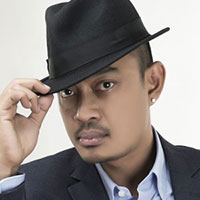
#> input picture lab-4/image/212657710_200x200.jpg, 200 x 200 px
$ jupyter execute lab_4.ipynb
#> lines starting #> are read from the running program, lines starting #| are printed output that depends on the picture; after the words box and inside, x2 and y2 are one past the last pixel; in counts of white or black regions, pixels touching at a corner belong together
### Task 1 Implement Otsu's method
- Import image, display it in grayscale and its histogram
- Implement the threshold without using built-in function
- Write in markdown what formula you've used and what it does
- Use built-in function and compare result

[cell 1]
import cv2
import numpy as np
import matplotlib.pyplot as plt

[cell 2]
image = cv2.imread("./image/212657710_200x200.jpg", cv2.IMREAD_COLOR)
#> image is the input picture: shape (200, 200, 3); mean B, G, R 134.8, 138.4, 146.5
image = cv2.cvtColor(image, cv2.COLOR_BGR2GRAY)
#> image: shape (200, 200)
image = cv2.resize(image, (256, 256))
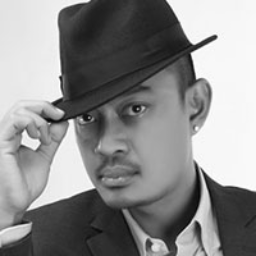
#> image: shape (256, 256); min 6, max 255, mean 140.3

[cell 3]
[m, n] = image.shape
#> m = 256; n = 256

print(f"Image shape: {m, n}")
#| Image shape: (256, 256)

### Step 1: Calculate the histogram of the image

[cell 4]
histogram = cv2.calcHist([image], [0], None, [256], [0, 256])
#> histogram = 256 values, max 3900 at index 247, min 0 at index 0, mean 256

histogram = np.hstack(histogram)


plt.figure(figsize=(10, 5))
plt.subplot(1, 2, 1)
plt.imshow(image, cmap="gray")
plt.axis("off")
plt.subplot(1, 2, 2)
plt.plot(histogram)
plt.show()
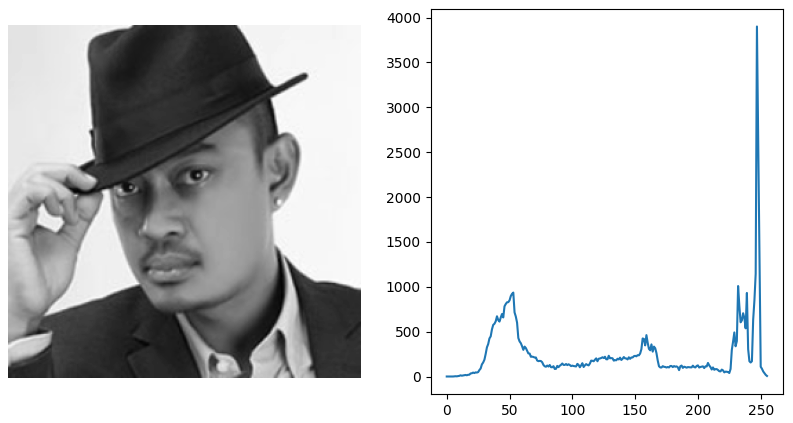
#> figure drawn by matplotlib, 2 panels; panel 2: curve peaks at x = 247, y = 3900

### Step 2: Calculate the probability distribution using the histogram
NOTE: Probability distribution is used to calculate the class probability (Background or Foreground)

$$Formula: pi = \frac{h(i)}{N}$$
Where _pi_ is the probability histogram, _h(i)_ is the histogram of a pixel intensity, and _N_ is the total number of pixel.

[cell 5]
pi = histogram/np.sum(histogram)
#> pi = 256 values, max 0.0595 at index 247, min 0 at index 0, mean 0.00391

### Step 3: Claculate the class probability for a class (Background or Foreground) and calculate the class mean
NOTE: Class probability represents the probability of a pixel being "background" or "foreground" and the class mean represents the average value for a specific class (background or foreground)
$$Formula: w(k) = \sum_{i=0}^{k} pi$$
where _w(k)_ is the class probability of a class and _k_ is the threshold value that divide the class into background or foreground.
$$Formula: \mu(k) = \sum_{i=0}^{k} i*pi$$
where $\mu(k)$ is the class mean and _i_ is the pixel range from _0 to 255_

[cell 6]
k = 255

w = np.zeros(k+1)
mu = np.zeros(k+1)
Sum = 0

for i in range(k+1):
    w[i] = np.sum(pi[0:i+1])
    Sum = Sum + (i)*pi[i]
    mu[i] = Sum
#> this loop made 256 passes
#> Sum on passes 1 to 3: 0, 0, 0
#> after the loop, Sum = 140.3; mu = 256 values from 0 to 140.3; w = 256 values from 0 to 1

# Total mean
mu_T = mu[-1]
#> mu_T = 140.3

### Step 4: Claculate the between class variance
NOTE: Our goal is find threshold _k_ that maximizes the between class variance
$$
Formula: \sigma_B^2(k) = \frac{[\mu_T \omega(k) - \mu(k)]^2}{\omega(k)[1 - \omega(k)]}
$$
where $\mu_T$ is the total mean

[cell 7]
var_b = ((mu_T * w - mu) ** 2) / (w * (1 - w))

# Pick the threshold that maximized the class variance

Threshold = np.nanargmax(var_b)
#> Threshold = 140
print(f"Threshold: {Threshold}")
#| Threshold: 140

[cell 8]
# Binarized image with the found threshold value

image_array = np.asarray(image)

thresh_image = np.where(image_array <= Threshold, 0, 255 )
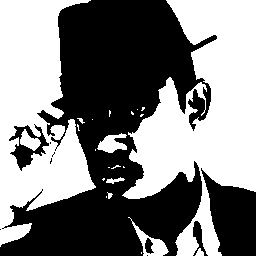
#> thresh_image: shape (256, 256) int64; 49.9% white; 23 white regions (14 under 20 px), largest, box (x1, y1, x2, y2) and area: (122, 0, 256, 256) 17791, (0, 0, 96, 247) 13685, (128, 217, 169, 256) 423

plt.imshow(thresh_image, cmap="gray")

[cell 9]
# Built-in Otsu's Method

def otsu_binarization(image):
    _, binary_otsu = cv2.threshold(image, 0, 255, cv2.THRESH_BINARY + cv2.THRESH_OTSU)
    return binary_otsu

[cell 10]
otsu_built_in = otsu_binarization(image)

figure = plt.figure(figsize=(10, 7))

plt.subplot(1, 2, 1)
plt.imshow(otsu_built_in, cmap="gray")
plt.axis("off")
plt.title("Built-in function")

plt.subplot(1, 2, 2)
plt.imshow(thresh_image, cmap="gray")
plt.axis("off")
plt.title("No built-in function")

### Task 2: Use Prewit and Sobel Kernels
- Import an image without displaying it
- Create 2 kernel (one for prewit and one for sobel)
- Without using any built-in function, apply Prewit kernel to image and display 3 images (original, horizontal and vertical)
- Repreat step 3 with Sobel kernel

[cell 11]
image_2 = cv2.imread("./image/212657710_200x200.jpg", cv2.IMREAD_COLOR)
image_2 = cv2.cvtColor(image_2, cv2.COLOR_BGR2GRAY)

[cell 12]
# Prewit kernel
prewit_h = np.array([[-1, -1, -1],
                    [0, 0, 0],
                    [1, 1, 1]])
prewit_v = np.array([[-1, 0, 1],
                    [-1, 0, 1],
                    [-1, 0, 1]])

# Sobel kernel
sobel_h = np.array([[-1, -2, -1],
                    [0, 0, 0],
                    [1, 2, 1]])
sobel_v = np.array([[-1, 0, 1],
                    [-2, 0, 2],
                    [-1, 0, 1]])

[cell 13]
output_prewit_v = cv2.filter2D(image_2, ddepth = -1, kernel = prewit_v) # ddepth = -1 keep same depth as input
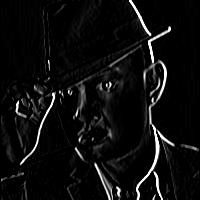
#> output_prewit_v: shape (200, 200); min 0, max 255, mean 13.3
output_prewit_h = cv2.filter2D(image_2, ddepth = -1, kernel = prewit_h)
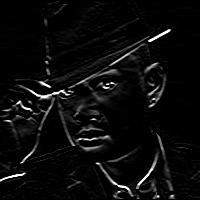
#> output_prewit_h: shape (200, 200); min 0, max 255, mean 11.2
output_sobel_v = cv2.filter2D(image_2, ddepth = -1, kernel = sobel_v)
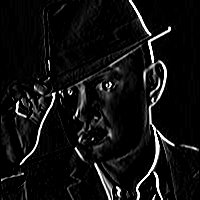
#> output_sobel_v: shape (200, 200); min 0, max 255, mean 16.4
output_sobel_h = cv2.filter2D(image_2, ddepth = -1, kernel = sobel_h)
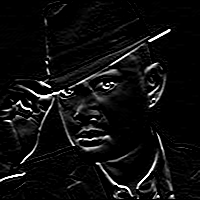
#> output_sobel_h: shape (200, 200); min 0, max 255, mean 14.5

[cell 14]
fig, axes = plt.subplots(1, 3, figsize=(10, 5))

axes[0].imshow(image_2, cmap="gray")
axes[0].set_title("Original")
axes[0].axis("off")

axes[1].imshow(output_prewit_v, cmap="gray")
axes[1].set_title("Prewit kernel vertical")
axes[1].axis("off")

axes[2].imshow(output_prewit_h, cmap="gray")
axes[2].set_title("Prewit kernel horizontal")
axes[2].axis("off")

plt.show()

[cell 15]
fig, axes = plt.subplots(1, 3, figsize=(10, 5))

axes[0].imshow(image_2, cmap="gray")
axes[0].set_title("Original")
axes[0].axis("off")

axes[1].imshow(output_sobel_v, cmap="gray")
axes[1].set_title("Sobel kernel vertical")
axes[1].axis("off")

axes[2].imshow(output_sobel_h, cmap="gray")
axes[2].set_title("Sobel kernel horizontal")
axes[2].axis("off")

plt.show()

### Task 3: Run and Compare Result
- Use your work on edge detection using Laplacian from previous week
- Display six images in a figure (Original of 3, and each technique results)
- Tell what you notice about the difference between these 3 techniques

[cell 16]
from skimage import io, color
import skimage as ski
cat = ski.data.chelsea()
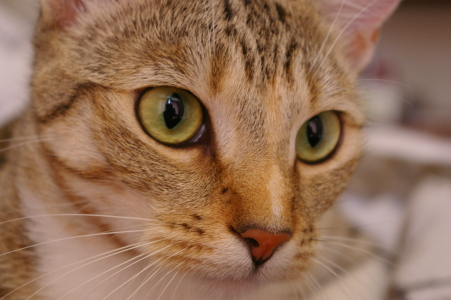
#> input picture skimage.data.chelsea(), 451 x 300 px
#> cat is the input picture: shape (300, 451, 3); mean R, G, B 147.7, 111.4, 86.8

# Convert to grayscale
cat = color.rgb2gray(cat)
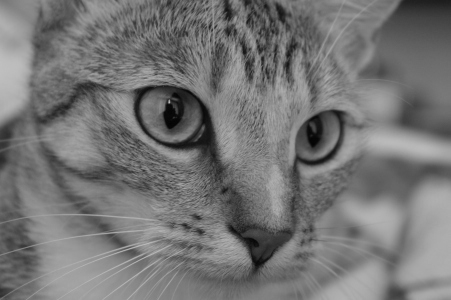
#> cat: shape (300, 451) float64; min 0.0151, max 0.756, mean 0.46

[cell 17]
kernel = np.array( [[0, 1, 0],
                    [1, -4, 1],
                    [0, 1, 0]])

laplacian_image = cv2.filter2D(image_2, -1, kernel)
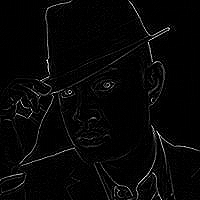
#> laplacian_image: shape (200, 200); min 0, max 255, mean 6.6
prewit_h_image = cv2.filter2D(image_2, -1, prewit_h)
sobel_h_image = cv2.filter2D(image_2, -1, sobel_h)


fig, axes = plt.subplots(3, 2, figsize=(5, 10))

axes[0, 0].imshow(image_2, cmap="gray")
axes[0, 0].set_title("Original Image")
axes[0, 0].axis("off")

axes[0, 1].imshow(laplacian_image, cmap="gray")
axes[0, 1].set_title("Laplacian Image")
axes[0, 1].axis("off")

axes[1, 0].imshow(image_2, cmap="gray")
axes[1, 0].set_title("Original Image")
axes[1, 0].axis("off")

axes[1, 1].imshow(prewit_h_image, cmap="gray")
axes[1, 1].set_title("Prewit horizontal Image")
axes[1, 1].axis("off")

axes[2, 0].imshow(image_2, cmap="gray")
axes[2, 0].set_title("Original Image")
axes[2, 0].axis("off")

axes[2, 1].imshow(sobel_h_image, cmap="gray")
axes[2, 1].set_title("Sobel horizontal Image")
axes[2, 1].axis("off")

plt.show()
